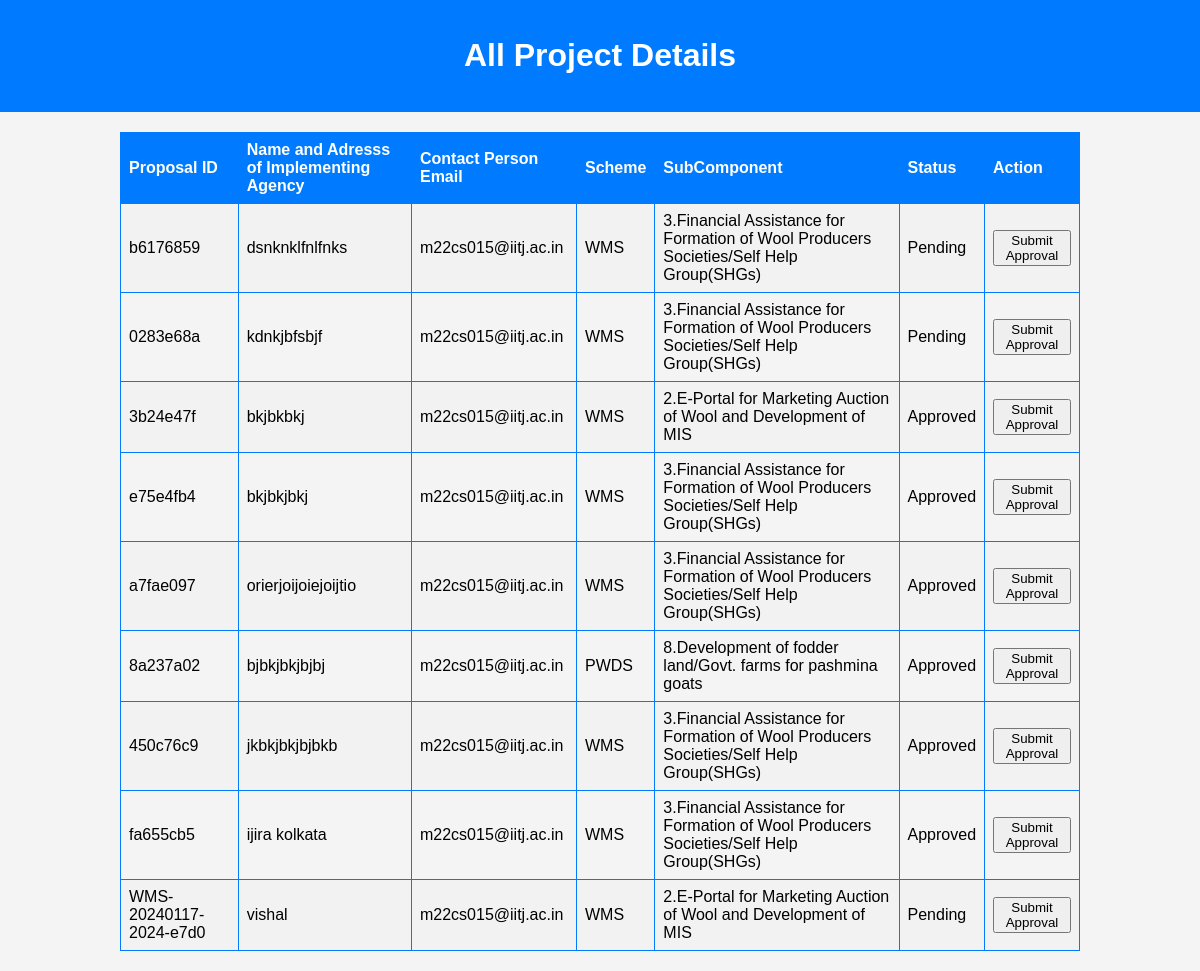
Page /staff_dashboard/all-proposals/ (signed in) on the earlier database version.
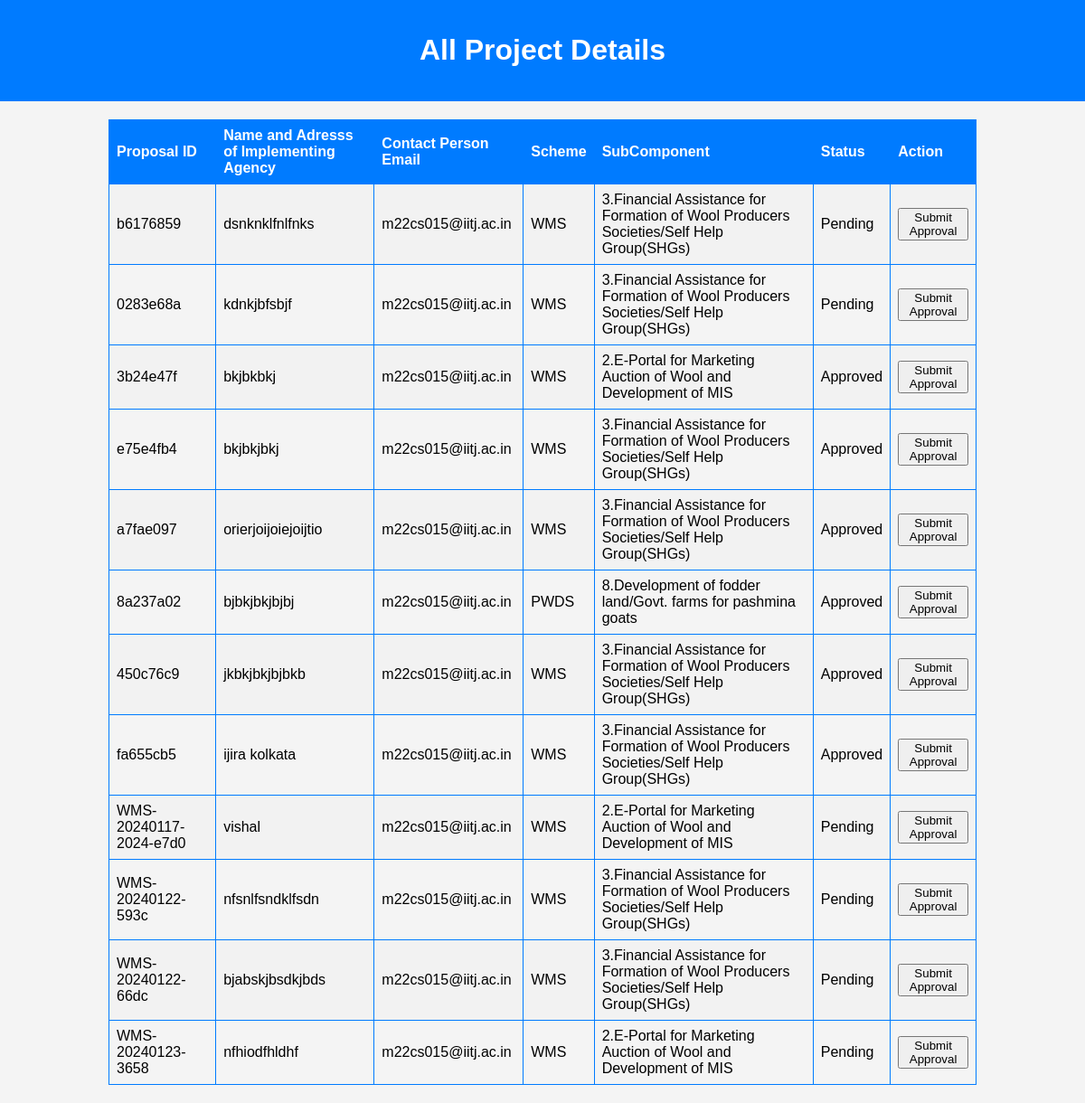
Same page on the later database version.
### authapp/models.py (models this page shows, shortened)
class Proposal(models.Model):
    STATUS_CHOICES = [
        ('Pending', 'Pending'),
        ('Approved', 'Approved'),
        ('Completed', 'Completed'),
        ('Rejected', 'Rejected'),
        ('Resubmit','Resubmit')
    ]
    user = models.ForeignKey(settings.AUTH_USER_MODEL, on_delete=models.CASCADE)
    name_and_address = models.TextField()
    project_scheme = models.CharField(max_length=20)
    scheme_component = models.CharField(max_length=100)
    nature_of_applicant = models.CharField(max_length=50)
    other_nature = models.CharField(max_length=50, blank=True, null=True)
    brief_of_agency = models.TextField()
    objectives_of_project = models.TextField()
    brief_of_project = models.TextField()
    justification_of_project = models.TextField()
    methodology_of_project = models.TextField()
    expected_outcome = models.FileField(upload_to='excel_files/', blank=True, null=True)
    scenario_change = models.TextField()
    beneficiaries = models.FileField(upload_to='excel_files/', blank=True, null=True)
    mode_of_selection = models.TextField()
    component_wise_cost = models.FileField(upload_to='excel_files/', blank=True, null=True)
    component_wise_duration = models.FileField(upload_to='excel_files/', blank=True, null=True)
    location_of_project = models.CharField(max_length=100)
    associated_agency = models.TextField()
    bank_details = models.TextField()
    nodal_officer_details = models.TextField()
    other_info = models.TextField()
    status = models.CharField(max_length=20, choices=STATUS_CHOICES, default='Pending')
    total_fund_allocated = models.DecimalField(max_digits=20, decimal_places=2,blank=True,null=True)
    project_sanction_letter = models.FileField(upload_to='sanction_letters/',null=True)
    Approved_by=models.CharField(max_length=50,null=True,blank=True)
    project_report = models.FileField(upload_to='pdf_files/', blank=True, null=True)
    covering_letter = models.FileField(upload_to='pdf_files/', blank=True, null=True)
    unique_id = models.CharField(max_length=8, unique=True)
    created_at = models.DateTimeField(auto_now_add=True)
    total_duration = models.IntegerField(blank=True, null=True)
    goals = models.JSONField(default=dict)

class CustomUser(AbstractBaseUser, PermissionsMixin):
    AGENCY_NATURE_CHOICES = [
        ("Central Federations", "Central Federations"),
        ("State Federations", "State Federations"),
        ("Central Sheep & Wool Boards", "Central Sheep & Wool Boards"),
        ("State Sheep & Wool Boards", "State Sheep & Wool Boards"),
        ("UT Govt. Sheep & Wool Boards", "UT Govt. Sheep & Wool Boards"),
        ("UT Govt. Sheep & Wool Federations", "UT Govt. Sheep & Wool Federations"),
        ("State Govt. Corporations Federations", "State Govt. Corporations Federations"),
        ("Central Departments", "Central Departments"),
        ("State Departments", "State Departments"),
        ("UT Statutory Departments", "UT Statutory Departments"),
        ("Autonomous and Advisory Bodies Departments", "Autonomous and Advisory Bodies Departments"),
        ("State Cooperative Departments", "State Cooperative Departments"),
        ("UT Cooperative Departments", "UT Cooperative Departments"),
        ("Central Govt Cooperative Departments", "Central Govt Cooperative Departments"),
        ("Central Govt Animal Husbandry Department", "Central Govt Animal Husbandry Department"),
        ("State Govt. Animal Husbandry Department", "State Govt. Animal Husbandry Department"),
        ("UT Animal Husbandry Department", "UT Animal Husbandry Department"),
        ("State Industries Department", "State Industries Department"),
        ("Central Industries Department", "Central Industries Department"),
        ("UT Industries Department", "UT Industries Department"),
        ("Central Organizations", "Central Organizations"),
        ("State Organizations", "State Organizations"),
        ("UT Government Organizations", "UT Government Organizations"),
        ("Universities of State", "Universities of State"),
        ("Universities of Central Govt", "Universities of Central Govt"),
        ("Universities of UT", "Universities of UT"),
        ("Govt. marketing event organizers", "Govt. marketing event organizers"),
        ("Central Research & Development Institutions", "Central Research & Development Institutions"),
        ("State Research & Development Institutions", "State Research & Development Institutions"),
        ("UT Govts. Autonomous Research & Development Institutions", "UT Govts. Autonomous Research & Development Institutions"),
        ("Statutory Bodies Research & Development Institutions", "Statutory Bodies Research & Development Institutions"),
        ("Textiles Research Associations (TRAs)", "Textiles Research Associations (TRAs)"),
    ]
    is_staff = models.BooleanField(default=False)
    is_active = models.BooleanField(default=True)
    date_joined = models.DateTimeField(default=timezone.now)
    agency_name = models.CharField(max_length=100,blank=False,null=False,default="")
    agency_nature = models.CharField(
        max_length=100, choices=AGENCY_NATURE_CHOICES, default='Central Federations')
    registration_number = models.CharField(max_length=100, blank=True, null=True)
    address = models.TextField(default="",blank=False,null=False)
    pincode = models.CharField(max_length=10,blank=False,null=False,default="")
    contact_person_name = models.CharField(max_length=100,blank=False,null=False,default="")
    contact_person_designation = models.CharField(max_length=100,blank=False,null=False,default="")
    email = models.EmailField(_("email address"), unique=True,default="")
    contact_person_mobile = models.CharField(max_length=12,blank=False,null=False,default="")
    USERNAME_FIELD = "email"
    REQUIRED_FIELDS = []
    objects = CustomUserManager()
    def __str__(self):
        return self.email

### authapp/views.py (the view)
# urls.py: path('staff_dashboard/all-proposals/', views.all_proposal_details, name='all_proposal_details'),
@user_passes_test(lambda u: u.is_staff or u.is_superuser)
def all_proposal_details(request):
    proposals = Proposal.objects.all()
    return render(request, 'staff_template/admin_proposal_list.html', {'proposals': proposals})

### templates/staff_template/admin_proposal_list.html (shortened to what this page needs)
<!DOCTYPE html>
<html>
<head>
</head>
<body>
    <header>
        <h1>All Project Details</h1>
    </header>
    <table>
        <tr>
            <th>Proposal ID</th>
            <th>Name and Adresss of Implementing Agency</th>
            <th>Contact Person Email</th>
            <th>Scheme</th>
            <th>SubComponent</th>
            <th>Status</th>
            <th>Action</th>
        </tr>
        {% for proposal in proposals %}
            <tr>
                <td>{{ proposal.unique_id }}</td>
                <td>{{proposal.name_and_address}}</td>
                <td>{{proposal.user}}</td>
                <td>{{ proposal.project_scheme }}</td>
                <td>{{proposal.scheme_component}}</td>
                <td>{{ proposal.status }}</td>
                <td>
                    <form method="post" action="{% url 'authapp:submit_approval' proposal.unique_id %}">
                        <button type="submit" class="btn btn-primary">Submit Approval</button>
                    </form>
                </td>
            </tr>
        {% endfor %}
    </table>
</body>
</html>

Differences in the rows shown:
added Proposal: unique_id "WMS-20240122-593c", name_and_address "nfsnlfsndklfsdn", user "m22cs015@iitj.ac.in", project_scheme "WMS", scheme_component "3.Financial Assistance for Formation of Wool Producers Societies/Self Help Group(SHGs)", status "Pending"
added Proposal: unique_id "WMS-20240122-66dc", name_and_address "bjabskjbsdkjbds", user "m22cs015@iitj.ac.in", project_scheme "WMS", scheme_component "3.Financial Assistance for Formation of Wool Producers Societies/Self Help Group(SHGs)", status "Pending"
added Proposal: unique_id "WMS-20240123-3658", name_and_address "nfhiodfhldhf", user "m22cs015@iitj.ac.in", project_scheme "WMS", scheme_component "2.E-Portal for Marketing Auction of Wool and Development of MIS", status "Pending"
